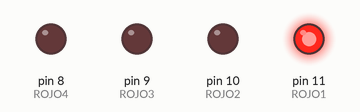
This sketch was run on a simulated Arduino Uno, built with avr-gcc and run on an emulated ATmega328P. Parts: output pins drawn as LEDs (lit = HIGH).

Above: at 0.2 s.
At 1.7 s:
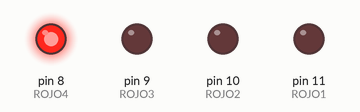
At 2.5 s:
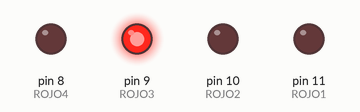
At 3.5 s:
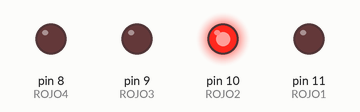
Timing chart, 0 to 6.5 s (numbered marks = the images above):
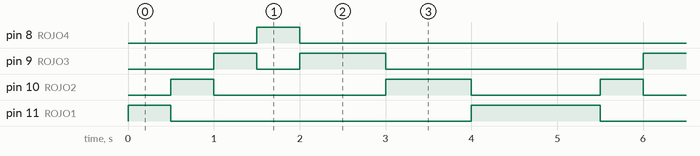

Measured:
- by itself, pin 8 (ROJO4): alternates HIGH for 0.50 s and LOW for 4.5 s
- by itself, pin 9 (ROJO3): repeats every 5.0 s: LOW 0.50 s, HIGH 1.0 s, LOW 3.0 s, HIGH 0.50 s
- by itself, pin 10 (ROJO2): repeats every 5.0 s: LOW 2.0 s, HIGH 1.0 s, LOW 1.5 s, HIGH 0.50 s
- by itself, pin 11 (ROJO1): repeats every 5.0 s: LOW 3.5 s, HIGH 1.5 s

The sketch:

Secuenciador4.ino
```cpp
#define ROJO1 11
#define ROJO2 10
#define ROJO3 9
#define ROJO4 8

#define tiempo 500
#define tiempo2 250

void setup() {
  pinMode(ROJO1, OUTPUT);
  pinMode(ROJO2, OUTPUT);
  pinMode(ROJO3, OUTPUT);
  pinMode(ROJO4, OUTPUT);


}

void loop() {
  digitalWrite(ROJO1, HIGH);
  digitalWrite(ROJO4, LOW);
  delay(tiempo);

  digitalWrite(ROJO2, HIGH);
  digitalWrite(ROJO1, LOW);
  delay(tiempo);

  digitalWrite(ROJO3, HIGH);
  digitalWrite(ROJO2, LOW);
  delay(tiempo);

  digitalWrite(ROJO4, HIGH);
  digitalWrite(ROJO3, LOW);
  delay(tiempo);

  //VUELTA DEL SECUENCIADOR
  digitalWrite(ROJO4, LOW);
  digitalWrite(ROJO3, HIGH);
  delay(tiempo * 2);

  digitalWrite(ROJO3, LOW);
  digitalWrite(ROJO2, HIGH);
  delay(tiempo * 2);

  digitalWrite(ROJO2, LOW);
  digitalWrite(ROJO1, HIGH);
  delay(tiempo * 2);


}
```
